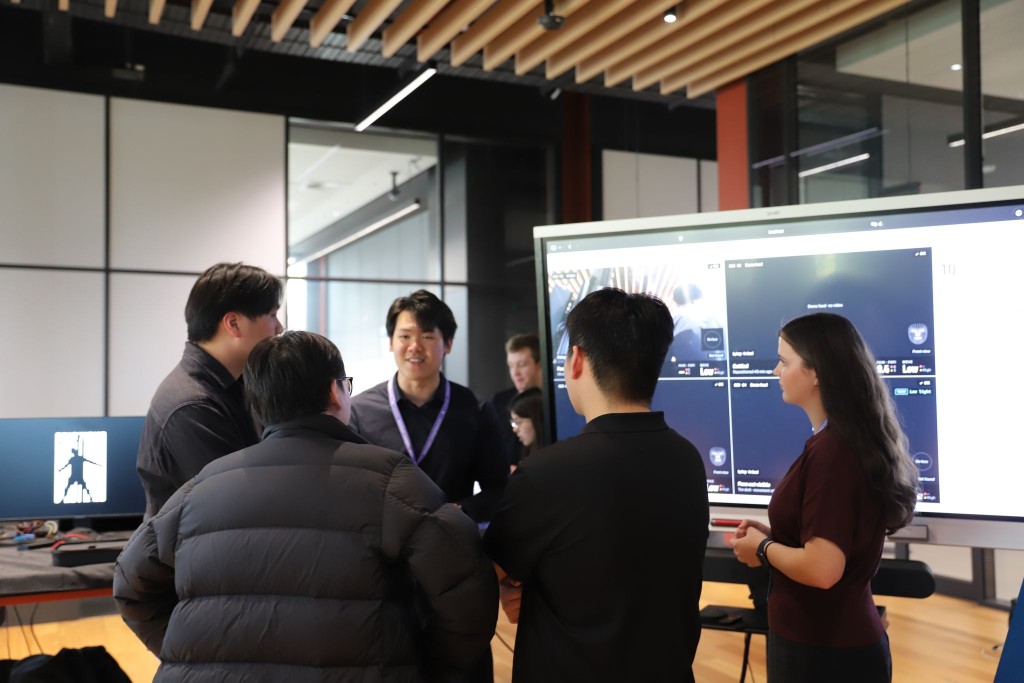
#> input picture uploads/originals/showcase.jpeg, 2048 x 1365 px (shown at 1/2 size)
$ python -i make_media_assets.py   (imports and definitions only)
#> lines starting #> are read from the running program, lines starting #| are printed output that depends on the picture; after the words box and inside, x2 and y2 are one past the last pixel; in counts of white or black regions, pixels touching at a corner belong together
#> further down, picture is the input picture: PIL image 2048x1365 RGB; mean R, G, B 100.6, 94.9, 91.8
"""Build the Media page's image files from their sources.

    python3 tools/make_media_assets.py

For every entry in ASSETS below it writes, into media/gallery/:
    <id>-800.webp / .jpg     thumbnail, about 800px wide
    <id>-full.webp / .jpg    full size, at most 2000px wide (never enlarged)
and for entries with a `mosaic` crop:
    mosaic-<id>.webp / .jpg  a tall slice for the Media banner, with the site's
                             banner grade (slightly desaturated, cooler, darker)
Video poster frames are taken from the processed files in media/video/
(the versions with any on-screen details already blurred).

Every output is a freshly encoded image, so no EXIF, XMP, ICC or comment data
is carried over. Sources must already be redacted: this script never reads
anything from a dataset folder and does no redaction of its own except where
noted (the ward view's bystander).

To add a photo: add an entry here, run the script, then add the item to
_data/media.json. Requires Pillow and NumPy (and OpenCV for video posters).
"""
from __future__ import annotations

from pathlib import Path

import numpy as np
from PIL import Image, ImageFilter

ROOT = Path(__file__).resolve().parents[1]
OUT = ROOT / "media" / "gallery"
THUMB_W, FULL_MAX_W = 800, 2000

# id: source, optional crop box (x0, y0, x1, y1) for the gallery image, optional
# mosaic crop box (portrait) for the banner slice, optional video time for posters.
ASSETS = {
    "showcase-night": {"src": "uploads/originals/showcase.jpeg", "crop": (488, 300, 2048, 1340),
                       "mosaic": (700, 340, 1340, 1340)},
    "makerspace-box": {"src": "media/makerspace-box.jpg",
                       "mosaic": (360, 0, 980, 1090)},
    "cad-render": {"src": "uploads/originals/week6-cad-cube-render.png"},
    "dashboard-redesign": {"src": "media/week8-dashboard-redesign.png"},
    "ward-view": {"src": "uploads/originals/dashboard_1.png", "redact_bystander": True,
                  "mosaic": (1150, 121, 1800, 845)},
    "pose-demo-poster": {"video": "media/video/pose-demo.mp4", "t": 3.0,
                         "mosaic": (330, 0, 790, 720)},
    # Frame 314 (10.49 s): neutral, eyes open, mouth closed, the sharpest neutral
    # moment in the clip. Taken from the processed file, so the status bar is
    # already blurred; the mosaic crop also stops above it (y < 460).
    "frame-extract-demo-poster": {"video": "media/video/frame-extract-demo.mp4", "frame": 314,
                                  "mosaic": (370, 60, 670, 455)},
    "dashboard-demo-poster": {"video": "media/video/dashboard-demo.mp4", "t": 8.0},
    "poster": {"src": "uploads/originals/showcase-poster-1400.jpg"},   # rendered from media/pulse.pdf at 1400px tall
    # The open parts box. Source: makerspace.heic (GPS in its metadata), turned
    # upright into a PNG; the export below is a fresh file, so nothing carries
    # over. Crop drops the shelf sign (right) and the lower shelf; the barcode
    # on the cable box at the left edge is blurred.
    "makerspace-open": {"src": "uploads/originals/makerspace-open-upright.png",
                        "blur": [(240, 3550, 700, 4050)],
                        "crop": (163, 775, 3754, 4896)},
    "workflow": {"src": "media/workflow.png", "quality": 90},
    "contract": {"src": "media/contract.png", "quality": 90},
    "skeletal-code": {"src": "media/skeletal_code.png", "crop": (0, 44, 1162, 936), "quality": 90},  # top line was cut in half
    "pspi-info": {"src": "media/pspi_info.png", "quality": 90},
    "class-balance": {"src": "media/class_balance.png", "quality": 90},
    "training-curves": {"src": "media/training_curves.png", "quality": 90},
    # Dashboard screenshots (dark UI, simulated data, 1440 x 900, so never
    # enlarged). A teammate's first name appears as the carer who
    # acknowledged an alarm; it is blurred in the published copies.
    "ward-calm": {"src": "uploads/originals/ward-calm-dark.png", "quality": 90},
    "ward-alarm": {"src": "uploads/originals/ward-alarm-dark.png", "quality": 90,
                   "blur": [(1224, 783, 1270, 801)]},
    "bed-view": {"src": "uploads/originals/bed-view-dark.png", "quality": 90,
                 "blur": [(1224, 806, 1270, 824)]},
    "events": {"src": "uploads/originals/events-dark.png", "quality": 90,
               "blur": [(933, 638, 981, 656), (1224, 704, 1270, 722)]},
    "trends": {"src": "uploads/originals/trends-dark.png", "quality": 90,
               "blur": [(1224, 704, 1270, 722)]},
    "setup": {"src": "uploads/originals/setup-dark.png", "quality": 90},
}

# Build only these ids when given on the command line, e.g.
#   python3 tools/make_media_assets.py ward-calm ward-alarm
import sys as _sys
if len(_sys.argv) > 1:
    ASSETS = {k: v for k, v in ASSETS.items() if k in _sys.argv[1:]}


# [5 lines left out: function grade, not called in this run]


def redact_ward_bystander(im: Image.Image) -> Image.Image:
    """dashboard_1.png: a bystander behind the glass inside the Bed 01 tile."""
    tx, ty = 999, 121
    box = (tx + 765, ty + 330, tx + 812, ty + 420)
    region = im.crop(box)
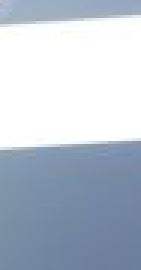
#> region: PIL image 47x90 RGB (shown 3 times larger); mean R, G, B 184.8, 195.1, 208.6
    w, h = region.size
#> w = 47; h = 90
    region = region.resize((max(1, w // 10), max(1, h // 10)), Image.BILINEAR).resize((w, h), Image.NEAREST)
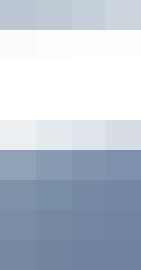
#> region: PIL image 47x90 RGB (shown 3 times larger); mean R, G, B 185.3, 195.6, 208.9
    region = region.filter(ImageFilter.GaussianBlur(6))
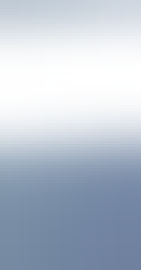
#> region: PIL image 47x90 RGB (shown 3 times larger); mean R, G, B 185.2, 195.5, 208.9
    mask = Image.new("L", (w, h), 0)
#> mask: PIL image 47x90 L; every value is 0
    mask.paste(255, (4, 4, w - 4, h - 4))
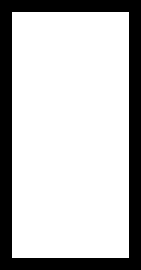
#> mask: PIL image 47x90 L (shown 3 times larger); 75.6% white; 1 black region, box (x1, y1, x2, y2) and area: (0, 0, 47, 90) 1032
    im.paste(region, box[:2], mask.filter(ImageFilter.GaussianBlur(3)))
    return im


# [53 lines left out: functions video_frame, save, width, main, not called in this run]


# [2 lines not run here, left out]

>>> from PIL import Image
>>> picture = Image.open('../uploads/originals/showcase.jpeg')
>>> result = redact_ward_bystander(picture)
